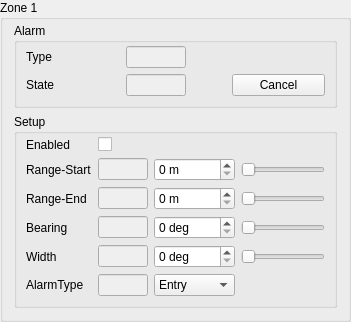
         <widget class="QGroupBox" name="groupGuard1Zone">
          <property name="title">
           <string>Zone 1</string>
          </property>
          <layout class="QVBoxLayout" name="layoutGuard1Zone">
           <property name="topMargin">
            <number>3</number>
           </property>
           <item>
            <widget class="QGroupBox" name="groupGuard1Alarm">
             <property name="sizePolicy">
              <sizepolicy hsizetype="Preferred" vsizetype="Minimum">
               <horstretch>0</horstretch>
               <verstretch>0</verstretch>
              </sizepolicy>
             </property>
             <property name="title">
              <string>Alarm</string>
             </property>
             <layout class="QGridLayout" name="layoutGuard1Alarm">
              <property name="topMargin">
               <number>3</number>
              </property>
              <property name="verticalSpacing">
               <number>6</number>
              </property>
              <item row="0" column="0">
               <widget class="QLabel" name="labelGuard1Type">
                <property name="text">
                 <string>Type</string>
                </property>
               </widget>
              </item>
              <item row="0" column="1">
               <widget class="QLineEdit" name="editGuard1Type">
                <property name="enabled">
                 <bool>false</bool>
                </property>
                <property name="sizePolicy">
                 <sizepolicy hsizetype="MinimumExpanding" vsizetype="Fixed">
                  <horstretch>0</horstretch>
                  <verstretch>0</verstretch>
                 </sizepolicy>
                </property>
                <property name="minimumSize">
                 <size>
                  <width>0</width>
                  <height>20</height>
                 </size>
                </property>
                <property name="maximumSize">
                 <size>
                  <width>60</width>
                  <height>16777215</height>
                 </size>
                </property>
                <property name="readOnly">
                 <bool>true</bool>
                </property>
               </widget>
              </item>
              <item row="1" column="0">
               <widget class="QLabel" name="labelGuard1State">
                <property name="text">
                 <string>State</string>
                </property>
               </widget>
              </item>
              <item row="1" column="1">
               <widget class="QLineEdit" name="editGuard1State">
                <property name="enabled">
                 <bool>false</bool>
                </property>
                <property name="sizePolicy">
                 <sizepolicy hsizetype="MinimumExpanding" vsizetype="Fixed">
                  <horstretch>0</horstretch>
                  <verstretch>0</verstretch>
                 </sizepolicy>
                </property>
                <property name="minimumSize">
                 <size>
                  <width>0</width>
                  <height>20</height>
                 </size>
                </property>
                <property name="maximumSize">
                 <size>
                  <width>60</width>
                  <height>16777215</height>
                 </size>
                </property>
                <property name="readOnly">
                 <bool>true</bool>
                </property>
               </widget>
              </item>
              <item row="1" column="3">
               <widget class="QPushButton" name="pushGuard1Cancel">
                <property name="text">
                 <string>Cancel</string>
                </property>
               </widget>
              </item>
              <item row="0" column="2">
               <spacer name="horizontalSpacer_16">
                <property name="orientation">
                 <enum>Qt::Horizontal</enum>
                </property>
                <property name="sizeType">
                 <enum>QSizePolicy::Fixed</enum>
                </property>
                <property name="sizeHint" stdset="0">
                 <size>
                  <width>40</width>
                  <height>20</height>
                 </size>
                </property>
               </spacer>
              </item>
             </layout>
            </widget>
           </item>
           <item>
            <widget class="QGroupBox" name="groupGuard1Setup">
             <property name="title">
              <string>Setup</string>
             </property>
             <layout class="QGridLayout" name="layoutGuard1Setup">
              <property name="topMargin">
               <number>3</number>
              </property>
              <property name="verticalSpacing">
               <number>6</number>
              </property>
              <item row="0" column="0">
               <widget class="QLabel" name="labelGuard1Enabled">
                <property name="text">
                 <string>Enabled</string>
                </property>
               </widget>
              </item>
              <item row="1" column="0">
               <widget class="QLabel" name="labelGuard1RangeStart">
                <property name="text">
                 <string>Range-Start</string>
                </property>
               </widget>
              </item>
              <item row="2" column="0">
               <widget class="QLabel" name="labelGuard1RangeEnd">
                <property name="text">
                 <string>Range-End</string>
                </property>
               </widget>
              </item>
              <item row="3" column="0">
               <widget class="QLabel" name="labelGuard1Bearing">
                <property name="text">
                 <string>Bearing</string>
                </property>
               </widget>
              </item>
              <item row="4" column="0">
               <widget class="QLabel" name="labelGuard1Width">
                <property name="text">
                 <string>Width</string>
                </property>
               </widget>
              </item>
              <item row="5" column="0">
               <widget class="QLabel" name="labelGuard1AlarmType">
                <property name="text">
                 <string>AlarmType</string>
                </property>
               </widget>
              </item>
              <item row="0" column="1">
               <widget class="QCheckBox" name="checkGuard1Enabled"/>
              </item>
              <item row="1" column="1">
               <widget class="QLineEdit" name="editGuard1RangeStart">
                <property name="enabled">
                 <bool>false</bool>
                </property>
                <property name="sizePolicy">
                 <sizepolicy hsizetype="MinimumExpanding" vsizetype="Fixed">
                  <horstretch>0</horstretch>
                  <verstretch>0</verstretch>
                 </sizepolicy>
                </property>
                <property name="minimumSize">
                 <size>
                  <width>0</width>
                  <height>20</height>
                 </size>
                </property>
                <property name="maximumSize">
                 <size>
                  <width>50</width>
                  <height>16777215</height>
                 </size>
                </property>
                <property name="readOnly">
                 <bool>true</bool>
                </property>
               </widget>
              </item>
              <item row="2" column="1">
               <widget class="QLineEdit" name="editGuard1RangeEnd">
                <property name="enabled">
                 <bool>false</bool>
                </property>
                <property name="sizePolicy">
                 <sizepolicy hsizetype="MinimumExpanding" vsizetype="Fixed">
                  <horstretch>0</horstretch>
                  <verstretch>0</verstretch>
                 </sizepolicy>
                </property>
                <property name="minimumSize">
                 <size>
                  <width>0</width>
                  <height>20</height>
                 </size>
                </property>
                <property name="maximumSize">
                 <size>
                  <width>50</width>
                  <height>16777215</height>
                 </size>
                </property>
                <property name="readOnly">
                 <bool>true</bool>
                </property>
               </widget>
              </item>
              <item row="3" column="1">
               <widget class="QLineEdit" name="editGuard1Bearing">
                <property name="enabled">
                 <bool>false</bool>
                </property>
                <property name="sizePolicy">
                 <sizepolicy hsizetype="MinimumExpanding" vsizetype="Fixed">
                  <horstretch>0</horstretch>
                  <verstretch>0</verstretch>
                 </sizepolicy>
                </property>
                <property name="minimumSize">
                 <size>
                  <width>0</width>
                  <height>20</height>
                 </size>
                </property>
                <property name="maximumSize">
                 <size>
                  <width>50</width>
                  <height>16777215</height>
                 </size>
                </property>
                <property name="readOnly">
                 <bool>true</bool>
                </property>
               </widget>
              </item>
              <item row="4" column="1">
               <widget class="QLineEdit" name="editGuard1Width">
                <property name="enabled">
                 <bool>false</bool>
                </property>
                <property name="sizePolicy">
                 <sizepolicy hsizetype="MinimumExpanding" vsizetype="Fixed">
                  <horstretch>0</horstretch>
                  <verstretch>0</verstretch>
                 </sizepolicy>
                </property>
                <property name="minimumSize">
                 <size>
                  <width>0</width>
                  <height>20</height>
                 </size>
                </property>
                <property name="maximumSize">
                 <size>
                  <width>50</width>
                  <height>16777215</height>
                 </size>
                </property>
                <property name="readOnly">
                 <bool>true</bool>
                </property>
               </widget>
              </item>
              <item row="5" column="1">
               <widget class="QLineEdit" name="editGuard1AlarmType">
                <property name="enabled">
                 <bool>false</bool>
                </property>
                <property name="sizePolicy">
                 <sizepolicy hsizetype="MinimumExpanding" vsizetype="Fixed">
                  <horstretch>0</horstretch>
                  <verstretch>0</verstretch>
                 </sizepolicy>
                </property>
                <property name="minimumSize">
                 <size>
                  <width>0</width>
                  <height>20</height>
                 </size>
                </property>
                <property name="maximumSize">
                 <size>
                  <width>50</width>
                  <height>16777215</height>
                 </size>
                </property>
                <property name="readOnly">
                 <bool>true</bool>
                </property>
               </widget>
              </item>
              <item row="1" column="2">
               <widget class="QSpinBox" name="spinGuard1RangeStart">
                <property name="keyboardTracking">
                 <bool>false</bool>
                </property>
                <property name="suffix">
                 <string> m</string>
                </property>
                <property name="maximum">
                 <number>100000</number>
                </property>
               </widget>
              </item>
              <item row="2" column="2">
               <widget class="QSpinBox" name="spinGuard1RangeEnd">
                <property name="keyboardTracking">
                 <bool>false</bool>
                </property>
                <property name="suffix">
                 <string> m</string>
                </property>
                <property name="maximum">
                 <number>100000</number>
                </property>
               </widget>
              </item>
              <item row="5" column="2">
               <widget class="QComboBox" name="comboGuard1AlarmType">
                <item>
                 <property name="text">
                  <string>Entry</string>
                 </property>
                </item>
                <item>
                 <property name="text">
                  <string>Exit</string>
                 </property>
                </item>
                <item>
                 <property name="text">
                  <string>Both</string>
                 </property>
                </item>
               </widget>
              </item>
              <item row="1" column="3">
               <widget class="QSlider" name="sliderGuard1RangeStart">
                <property name="minimumSize">
                 <size>
                  <width>65</width>
                  <height>0</height>
                 </size>
                </property>
                <property name="maximum">
                 <number>100000</number>
                </property>
                <property name="orientation">
                 <enum>Qt::Horizontal</enum>
                </property>
               </widget>
              </item>
              <item row="2" column="3">
               <widget class="QSlider" name="sliderGuard1RangeEnd">
                <property name="maximum">
                 <number>100000</number>
                </property>
                <property name="orientation">
                 <enum>Qt::Horizontal</enum>
                </property>
               </widget>
              </item>
              <item row="3" column="3">
               <widget class="QSlider" name="sliderGuard1Bearing">
                <property name="maximum">
                 <number>360</number>
                </property>
                <property name="orientation">
                 <enum>Qt::Horizontal</enum>
                </property>
               </widget>
              </item>
              <item row="4" column="3">
               <widget class="QSlider" name="sliderGuard1Width">
                <property name="maximum">
                 <number>360</number>
                </property>
                <property name="orientation">
                 <enum>Qt::Horizontal</enum>
                </property>
               </widget>
              </item>
              <item row="3" column="2">
               <widget class="QSpinBox" name="spinGuard1Bearing">
                <property name="keyboardTracking">
                 <bool>false</bool>
                </property>
                <property name="suffix">
                 <string> deg</string>
                </property>
                <property name="maximum">
                 <number>360</number>
                </property>
               </widget>
              </item>
              <item row="4" column="2">
               <widget class="QSpinBox" name="spinGuard1Width">
                <property name="keyboardTracking">
                 <bool>false</bool>
                </property>
                <property name="suffix">
                 <string> deg</string>
                </property>
                <property name="maximum">
                 <number>360</number>
                </property>
               </widget>
              </item>
             </layout>
            </widget>
           </item>
          </layout>
         </widget>
